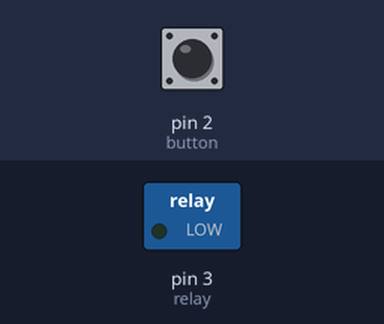
Bench run of a sketch on a simulated Arduino Uno, built with avr-gcc and run on an emulated ATmega328P. Parts: switched loads named in the sketch (green lamp = pin HIGH). The inputs (shaded band) are chosen by the test bench; at power-on: pin 2 (button) HIGH. What the sketch prints to the serial monitor is not drawn.

Above: at 1.2 s.
1.3 s: pin 2 (button) pulled LOW for 0.15 s
At 1.38 s:
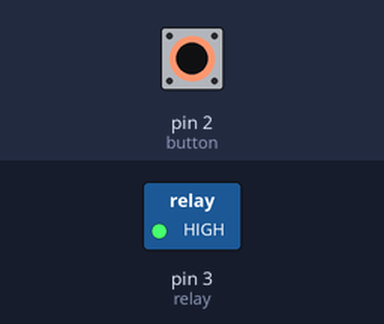
2.9 s: pin 2 (button) pulled LOW for 3.2 s
At 6.7 s:
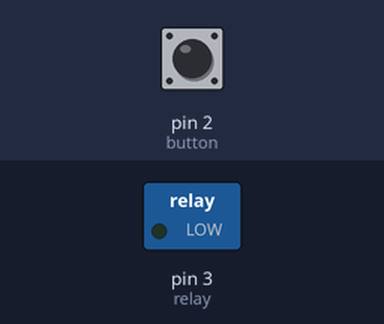
Timing chart, 0 to 8.2 s (numbered marks = the images above; inputs shaded):
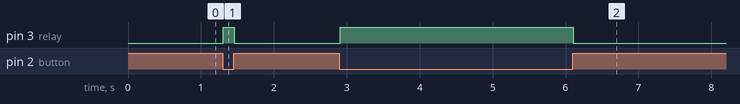

Measured:
- after the input at 1.3 s, pin 3 (relay): LOW → HIGH at once, → LOW 0.15 s later
- after the input at 2.9 s, pin 3 (relay): LOW → HIGH at once, → LOW 3.2 s later

The sketch:

2022-10-11_Digital_Push_Button_Activates_Relay.ino
```cpp
const int button = 2;
const int relay = 3;

int val = 0;

void setup() {
  Serial.begin(9600);
  pinMode (button, INPUT_PULLUP);
  pinMode (relay, OUTPUT);
}

void loop() {
  val = digitalRead (button);
  Serial.println (val);
  if (val == 0){
    digitalWrite (relay, HIGH);
    Serial.println ("ON");
  } else {
    digitalWrite (relay, LOW);
    Serial.println ("OFF))");
  }
}
```
